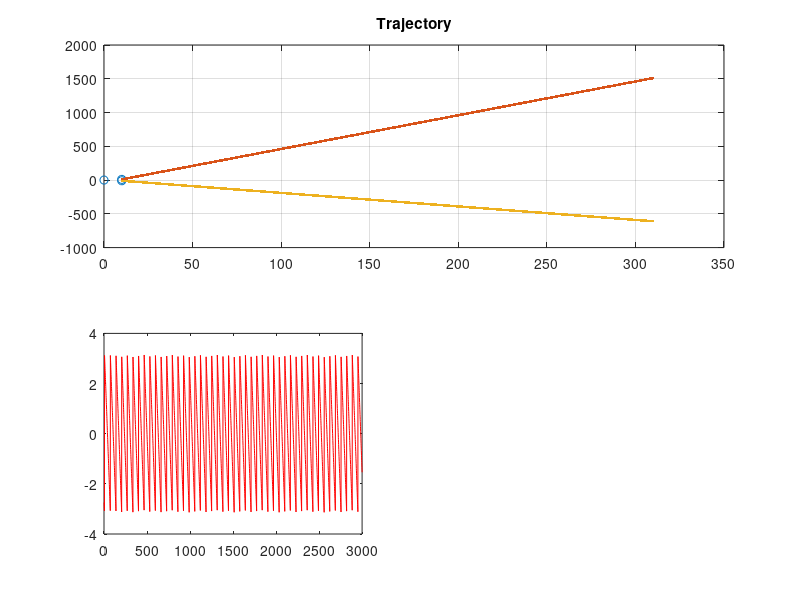

The MATLAB source for this figure: (Note: this script raises an error after producing the figure.)
clear;
%clc;
close all;
%% parameter

% frequency(900MHz)
FREQ = 900 * 10^6;
% light speed
LS = 3 * 10^10;%(cm/s)

% mode (0 : linear; 1 : random)
mod = 0;
% time stamp
ts = 300;
% spread
walk_des = 0.1;
% set the plane size 
PLOT_SIZE = 1000;

% reference point
ref_xi = 0;
ref_yi = 0;

% setting starting index of obj and hand
obj_or_xi = 10;
obj_or_yi = 10;

hand_or_xi = 10;
hand_or_yi = -10;

%% plane with straight line

% reference point
ref = [ref_xi, ref_yi];
% subject initial point
o1 = [obj_or_xi, obj_or_yi];
% hand initial point
h1 = [hand_or_xi, hand_or_yi];

% slope and shift
slope1 = 5;
y_shift1 = obj_or_yi - slope1 * (obj_or_xi);

slope2 = -2;
y_shift2 = hand_or_yi - slope2 * (hand_or_xi);

xi_1 = (obj_or_xi+walk_des:walk_des:obj_or_xi+ts);
xi_2 = (hand_or_xi+walk_des:walk_des:hand_or_xi+ts);

% object trajectory 

if(mod == 0) % linear
    yi_1 = slope1 * xi_1 + y_shift1;
    yi_2 = slope2 * xi_2 + y_shift2;
    
elseif(mod == 1) % random
    ran_1 = 4;
    ran_2 = 4;
    yi_1 = rand(1,ts/walk_des)*ran_1 + (obj_or_yi-ran_1/2);
    yi_2 = rand(1,ts/walk_des)*ran_2 + (hand_or_yi-ran_2/2);
    
end

obj_mov = [xi_1; yi_1];
hand_mov = [xi_2; yi_2];

%% calculate

% distance
Ref2obj = norm(abs(o1-ref));
Ref2hand = norm(abs(h1-ref));
Ref2obj_h = norm(abs(o1-[ref_xi, obj_or_yi]));
Ref2han_h = norm(abs(h1-[ref_xi, hand_or_yi]));

Ref2obj_tra = obj_mov - ref.';
Ref2han_tra = hand_mov - ref.';
%hand2obj_tra = obj_mov - hand_mov;
tmp_ref = ones(1,ts/walk_des) .* ref_xi;
ref2obj_tra = obj_mov - [tmp_ref;yi_1];
ref2han_tra = hand_mov - [tmp_ref;yi_2];

% The two-norm of each column
Ref2obj_dis = sqrt(sum(abs(Ref2obj_tra).^2,1));
Ref2han_dis = sqrt(sum(abs(Ref2han_tra).^2,1));
ref2obj_dis = sqrt(sum(abs(ref2obj_tra).^2,1));
ref2han_dis = sqrt(sum(abs(ref2han_tra).^2,1));

% ref angle
theta = (abs(angle(asin(Ref2obj / Ref2obj_h)))+abs(angle(asin(Ref2hand / Ref2han_h))))*180/pi;
theta_tra = (abs(angle(asin(Ref2obj_dis ./ ref2obj_dis))) + abs(angle(asin(Ref2han_dis ./ ref2han_dis)))).*180./pi;

% TODO : time = d/3*10^8
Ref2obj_t = Ref2obj / LS;
Ref2hand_t = Ref2hand / LS;
Ref2obj_dis_t = Ref2obj_dis ./LS;
Ref2han_dis_t = Ref2han_dis ./LS;

% TODO : phase = -2*pi*freq*time
alt_up = -2 * pi * FREQ * 1i
Ref2obj_p = angle((alt_up * Ref2obj_t));
Ref2hand_p = angle(alt_up * Ref2hand_t);
Ref2obj_dis_p = angle(exp(alt_up .* Ref2obj_dis_t));
Ref2han_dis_p = angle(exp(alt_up .* Ref2han_dis_t));

%% plot 

xlim([0 length(PLOT_SIZE)]);
ylim([0 length(PLOT_SIZE)]);

subplot(2,2,[1,2])
ini_x = [ref_xi, obj_or_xi, hand_or_xi];
ini_y = [ref_yi, obj_or_yi, hand_or_yi];
plot(ini_x, ini_y, 'o');
hold on;

plot(xi_1, yi_1, '.');
hold on;
plot(xi_2, yi_2, '.');
hold on;
grid on;
title('Trajectory');

%figure();
subplot(2,2,3)
plot(Ref2obj_dis_p,'r');
hold on;
plot(Ref2han_dis_p, 'bl');
title('Phase change');

%figure();
subplot(2,2,4)
plot(theta_tra);
title('Angle of Trajectory');


